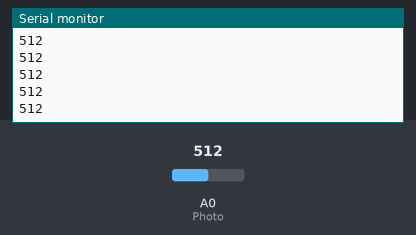
Recording of a sketch running on a simulated Arduino Uno, built with avr-gcc and run on an emulated ATmega328P. Parts: the last lines printed to the serial monitor. Inputs (shaded band) come from the test bench; at power-on: A0 (Photo) = 512.

Above: at 1.2 s.
1.3 s: A0 (Photo) set to 716
At 1.9 s:
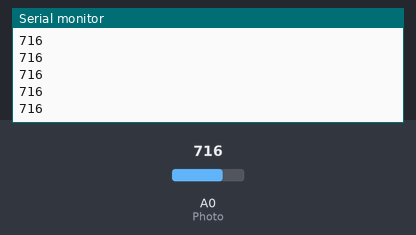
2.8 s: A0 (Photo) set to 900
At 3.7 s:
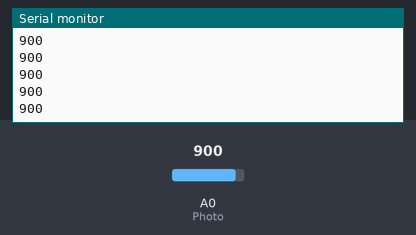
Timing chart, 0 to 5.8 s (numbered marks = the images above; inputs shaded):
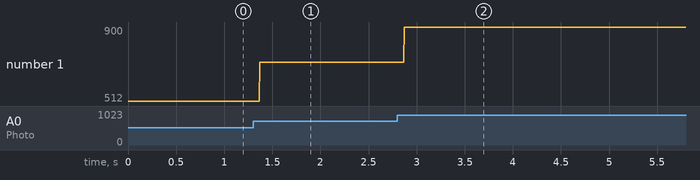

The sketch:

photores_serial.ino
```cpp
int Photo = A0;

void setup() {
  // put your setup code here, to run once:
  pinMode(Photo, INPUT);
  Serial.begin(9600);
}

void loop() {
  // put your main code here, to run repeatedly:
  Serial.println(analogRead(A0));
}
```

Measured:
- after the input at 1.3 s, the serial monitor: prints a new line after 0.07 s (image 1)
- after the input at 2.8 s, the serial monitor: prints a new line after 0.07 s (image 2)
- plotted number 1: 512 → 716 after the input at 1.3 s, 716 → 900 after the input at 2.8 s
